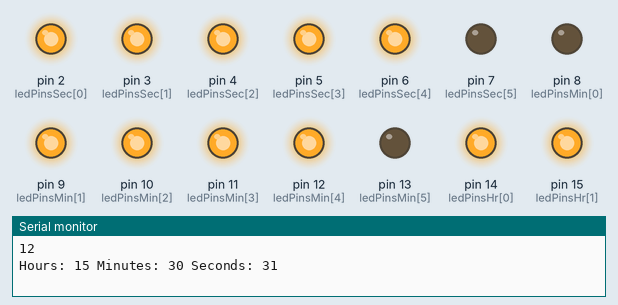
Bench run of a sketch on a simulated Arduino Uno, built with avr-gcc and run on an emulated ATmega328P. On the bench: output pins drawn as LEDs (lit = HIGH), the last lines printed to the serial monitor.

Above: at 0.1 s.
At 4.1 s:
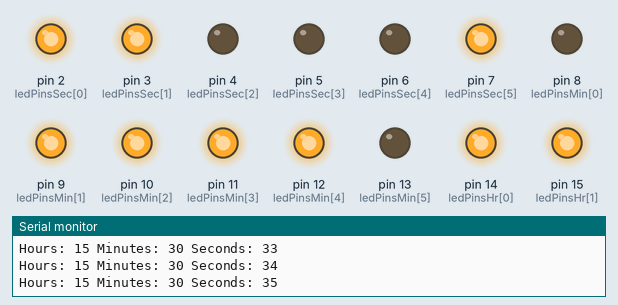
At 9.1 s:
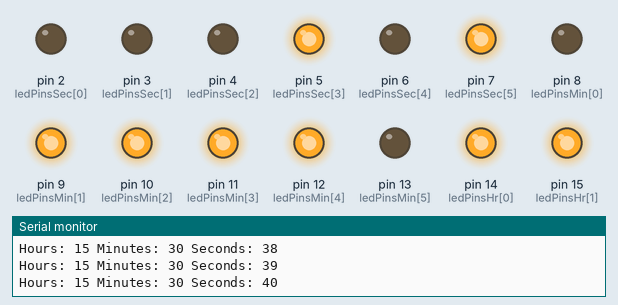
At 19.1 s:
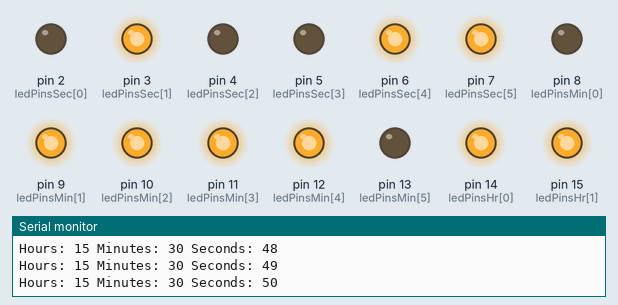
At 28.1 s:
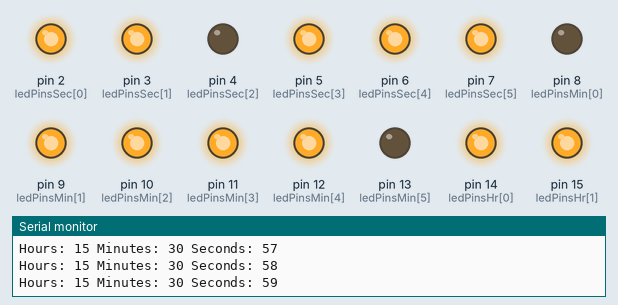
At 38.1 s:
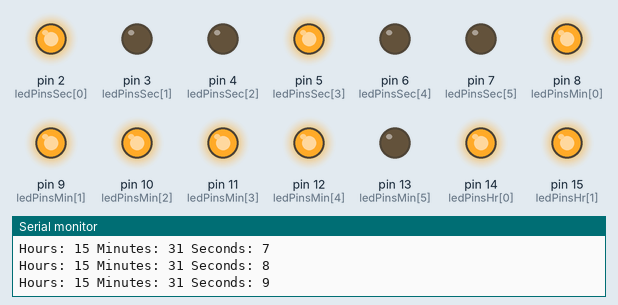
Timing chart, 0 to 40.0 s (numbered marks = the images above):
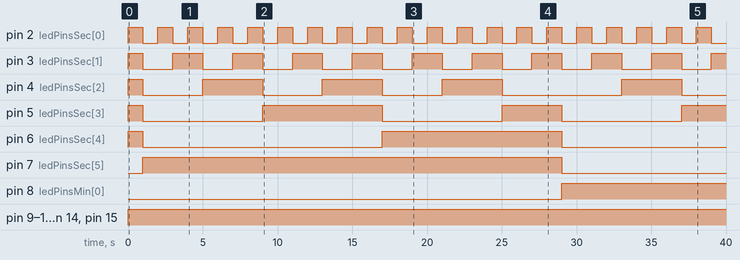

The sketch:

reloj.ino
```cpp
int ledPinsSec[] = {2, 3, 4, 5, 6, 7};
int ledPinsMin[] = {8, 9, 10, 11, 12, 13};
int ledPinsHr[] = {14, 15, 16, 17, 18, 19};
int secSize =sizeof(ledPinsSec) / sizeof(int);
  int minSize = sizeof(ledPinsMin) / sizeof(int);
  int hourSize = sizeof(ledPinsHr) / sizeof(int);
int seconds = 30;
int minutes = 30;
int hours = 15;
void setup()
{
  Serial.begin(9600);
  //Obtiene el número de elementos de un arreglo
  Serial.println(sizeof(ledPinsSec));
  for(int i = 0; i< secSize;i++)
  {
    pinMode(ledPinsSec[i], OUTPUT);
  }
  for(int i = 0; i< minSize;i++)
  {
    pinMode(ledPinsMin[i], OUTPUT);
  }
  for(int i = 0; i< hourSize;i++)
  {
    pinMode(ledPinsHr[i], OUTPUT);
  }
}
void loop()
{
    seconds++;
    if(seconds > 59)
    {
      seconds = 0;
      minutes++;
      if(minutes > 59)
      {
        minutes = 0;
        hours++;
        if(hours > 23)
        {
          hours = 0;
        }
      }
    }
    //Serial.println((char) seconds);
    Serial.print("Hours: ");
    Serial.print(hours);
    Serial.print(" Minutes: ");
    Serial.print(minutes);
    Serial.print(" Seconds: ");
    Serial.println(seconds);
    DisplaySeconds();
    DisplayMinutes();
    DisplayHours();
    delay(1000);
/*
    DisplaySeconds();
    DisplayMinutes();
    DisplayHours();*/
}
void DisplaySeconds()
{
  for(int i = secSize - 1; i>= 0; i--)
  {
    int currentSecond = bitRead(seconds, i);
    digitalWrite(ledPinsSec[i], currentSecond);
  }
}
void DisplayMinutes()
{
  for(int i = minSize - 1; i>= 0; i--)
  {
    int currentMinute = bitRead(minutes, i);
    digitalWrite(ledPinsMin[i], currentMinute);
  }
}
void DisplayHours()
{
  for(int i = hourSize - 1; i>= 0; i--)
  {
    int currentHour = bitRead(hours, i);
    digitalWrite(ledPinsHr[i], currentHour);
  }
}
```

Measured:
- by itself, pin 2 (ledPinsSec[0]): alternates HIGH for 1.0 s and LOW for 1.0 s
- by itself, pin 3 (ledPinsSec[1]): repeats every 4.0 s: LOW 2.0 s, HIGH 2.0 s
- by itself, pin 4 (ledPinsSec[2]): goes HIGH 1.0 s, 3 × (LOW 4.0 s, HIGH 4.0 s), LOW 8.0 s, HIGH 4.0 s, then LOW
- by itself, pin 5 (ledPinsSec[3]): goes HIGH 1.0 s, LOW 8.0 s, HIGH 8.0 s, LOW 8.0 s, HIGH 4.0 s, LOW 8.0 s, then HIGH
- by itself, pin 6 (ledPinsSec[4]): LOW → HIGH at 0.00 s, → LOW 1.0 s later, → HIGH 16.0 s later, → LOW 12.0 s later
- by itself, pin 7 (ledPinsSec[5]): LOW → HIGH at 1.0 s, → LOW 28.0 s later
- by itself, pin 8 (ledPinsMin[0]): LOW → HIGH at 29.0 s
- by itself, pin 9 (ledPinsMin[1]), pin 10 (ledPinsMin[2]), pin 11 (ledPinsMin[3]), pin 12 (ledPinsMin[4]), pin 14 (ledPinsHr[0]), pin 15 (ledPinsHr[1]): LOW → HIGH at 0.00 s
